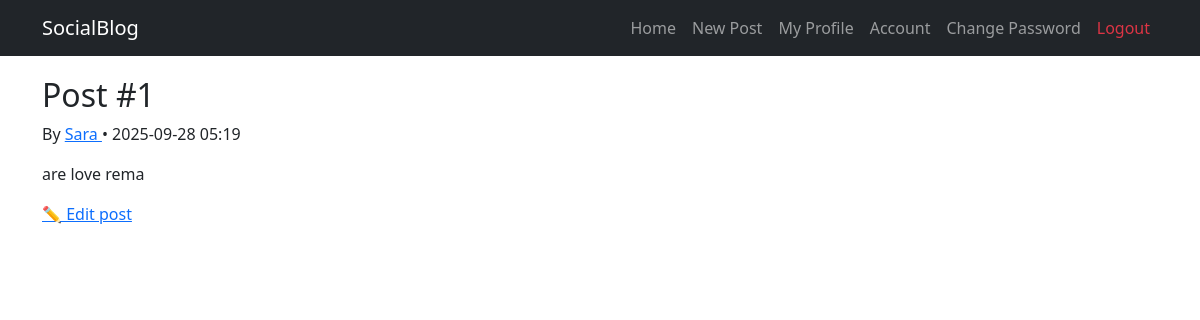
Page /post/1 (signed in) on the earlier database version.
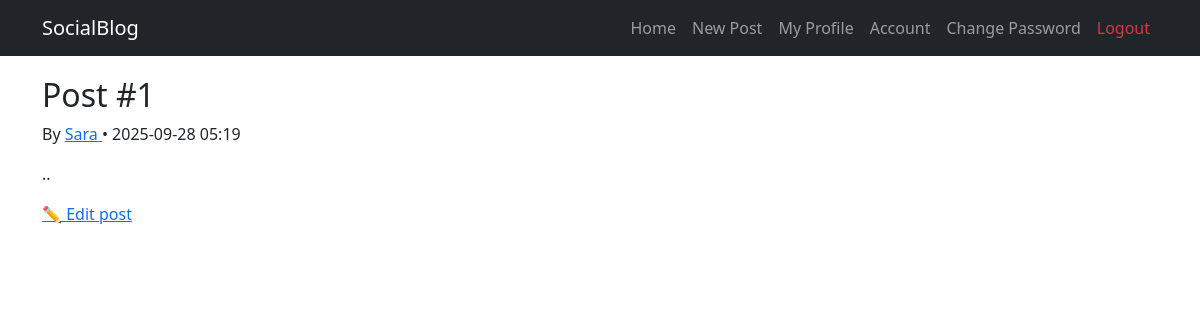
Same page on the later database version.
### app/models.py (models this page shows, shortened)
class Post(db.Model):
    __tablename__ = 'posts'
    id = db.Column(db.Integer, primary_key=True)
    body = db.Column(db.Text)
    body_html = db.Column(db.Text)   # محفوظ كـ HTML معالج
    timestamp = db.Column(db.DateTime, index=True, default=db.func.now())
    author_id = db.Column(db.Integer, db.ForeignKey('users.id'))

### app/main/views.py (the view)
@main.route('/post/<int:id>')
def post(id):
    post = Post.query.get_or_404(id)
    return render_template('main/post.html', post=post)

### app/auth/views.py (called while the page is built)
@auth.before_app_request
def before_request():
    if current_user.is_authenticated:
        current_user.ping()
        if not current_user.confirmed \
                and request.blueprint != 'auth' \
                and request.endpoint != 'static':
            return redirect(url_for('auth.unconfirmed'))

### app/models.py (called while the page is built)
@login_manager.user_loader
def load_user(user_id):
    return User.query.get(int(user_id))

    def ping(self):
        self.last_seen = datetime.utcnow()
        db.session.add(self)
        db.session.commit()

### app/templates/main/post.html
{% extends "base.html" %}
{% block content %}
  <h2>Post #{{ post.id }}</h2>
  <p class="meta">
    By <a href="{{ url_for('main.user_profile', username=post.author.username) }}">
      {{ post.author.username }}
    </a>
    • {{ post.timestamp.strftime('%Y-%m-%d %H:%M') }}
  </p>
  <div class="body">
    {{ post.body_html|safe }}
  </div>
  {% if current_user.is_authenticated and (current_user == post.author or current_user.is_administrator()) %}
    <p><a href="{{ url_for('main.edit_post', id=post.id) }}">✏️ Edit post</a></p>
  {% endif %}
{% endblock %}

Differences in the rows shown:
changed Post id 1: body_html "are love rema" → ".."
